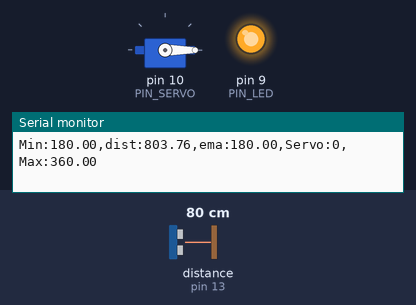
This sketch was run on a simulated Arduino Uno, built with avr-gcc and run on an emulated ATmega328P. On the bench: servo, output pins drawn as LEDs (lit = HIGH), the last lines printed to the serial monitor. Wiring (inferred from the names in the program): ultrasonic range finder: trigger pin 12; echo pin 13. Inputs (shaded band) come from the test bench; at power-on: distance to the obstacle (sensor on pin 13) 80 cm. The echo pulse lasts 58.3 µs per cm; pins used as bus, display or sensor lines are not drawn.

Above: at 1.2 s.
1.3 s: distance to the obstacle (sensor on pin 13) set to 39 cm
2.8 s: distance to the obstacle (sensor on pin 13) set to 31 cm
At 3.7 s:
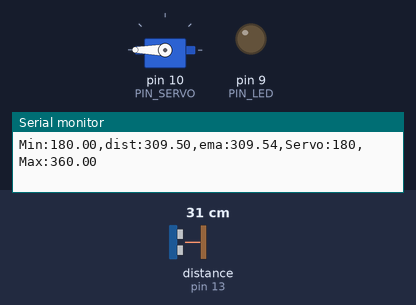
4.4 s: distance to the obstacle (sensor on pin 13) set to 2 cm
At 5.2 s:
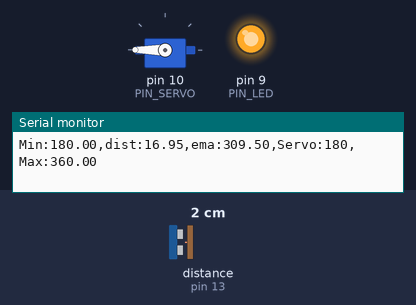
5.9 s: distance to the obstacle (sensor on pin 13) set to 35 cm
At 6.4 s:
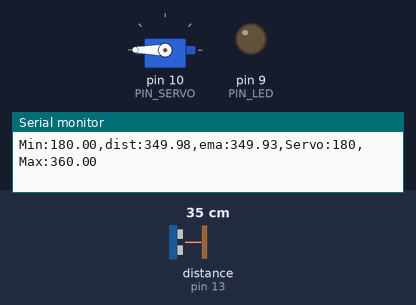
7.4 s: distance to the obstacle (sensor on pin 13) set to 4 cm
At 8.6 s:
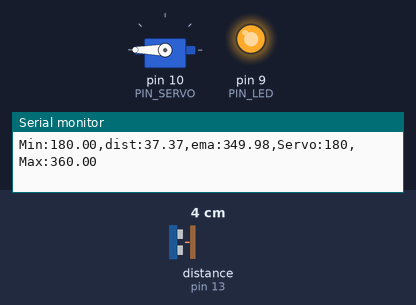
Timing chart, 0 to 9.9 s (numbered marks = the images above; inputs shaded):
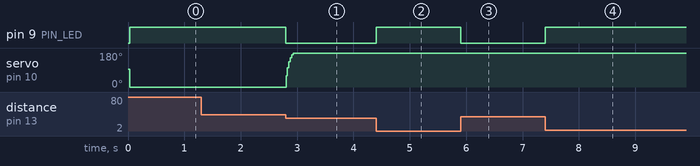

The sketch:

11_example_1.ino
```cpp
#include <Servo.h>

// Arduino pin assignment
#define PIN_LED   9   // LED active-low
#define PIN_TRIG  12  // sonar sensor TRIGGER
#define PIN_ECHO  13  // sonar sensor ECHO
#define PIN_SERVO 10  // servo motor

// configurable parameters for sonar
#define SND_VEL 346.0     // sound velocity at 24 celsius degree (unit: m/sec)
#define INTERVAL 25      // sampling interval (unit: msec)
#define PULSE_DURATION 10 // ultra-sound Pulse Duration (unit: usec)
#define _DIST_MIN 180.0   // minimum distance to be measured (unit: mm)
#define _DIST_MAX 360.0   // maximum distance to be measured (unit: mm)

#define TIMEOUT ((INTERVAL / 2) * 1000.0) // maximum echo waiting time (unit: usec)
#define SCALE (0.001 * 0.5 * SND_VEL) // coefficent to convert duration to distance

#define _EMA_ALPHA 0.3    // EMA weight of new sample (range: 0 to 1)
                          // Setting EMA to 1 effectively disables EMA filter.

// Target Distance
#define _TARGET_LOW  250.0
#define _TARGET_HIGH 290.0

// duty duration for myservo.writeMicroseconds()
// NEEDS TUNING (servo by servo)

#define _DUTY_MIN 500 // servo full clockwise position (0 degree)
#define _DUTY_NEU 1500 // servo neutral position (90 degree)
#define _DUTY_MAX 3500 // servo full counterclockwise position (180 degree)

// global variables
float  dist_ema, dist_prev = _DIST_MAX; // unit: mm
unsigned long last_sampling_time;       // unit: ms

Servo myservo;

void setup() {
  // initialize GPIO pins
  pinMode(PIN_LED, OUTPUT);
  pinMode(PIN_TRIG, OUTPUT);    // sonar TRIGGER
  pinMode(PIN_ECHO, INPUT);     // sonar ECHO
  digitalWrite(PIN_TRIG, LOW);  // turn-off Sonar

  myservo.attach(PIN_SERVO);
  myservo.writeMicroseconds(_DUTY_NEU);

  // initialize USS related variables
  dist_prev = _DIST_MIN; // raw distance output from USS (unit: mm)
  dist_ema  = _DIST_MIN;

  // initialize serial port
  Serial.begin(57600);
}

void loop() {
  float  dist_raw, dist_filtered;

  // wait until next sampling time.
  // millis() returns the number of milliseconds since the program started.
  // will overflow after 50 days.
  if (millis() < last_sampling_time + INTERVAL)
    return;

  // get a distance reading from the USS
  dist_raw = USS_measure(PIN_TRIG, PIN_ECHO);

  // the range filter
  if ((dist_raw == 0.0) || (dist_raw > _DIST_MAX)) {
      dist_filtered = dist_prev;
  } else if (dist_raw < _DIST_MIN) {
      dist_filtered = dist_prev;
  } else {    // In desired Range
      dist_filtered = dist_raw;
      dist_prev = dist_raw;
  }

  // Modify the below line to implement the EMA equation
  dist_ema = _EMA_ALPHA * dist_filtered + (1.0f - _EMA_ALPHA) * dist_ema;

  // adjust servo position according to the USS read value
  // add your code here!
  if ((dist_raw >= _DIST_MIN) && (dist_raw <= _DIST_MAX)) {
    digitalWrite(PIN_LED, LOW);   // ON (active-low)
  } else {
    digitalWrite(PIN_LED, HIGH);  // OFF
  }

  // 2) 거리(mm) → 각도(0~180°) 선형 매핑 (18cm→0°, 36cm→180°)
  float angle_deg;
  if (dist_ema <= _DIST_MIN) {
    angle_deg = 0.0f;
  } else if (dist_ema >= _DIST_MAX) {
    angle_deg = 180.0f;
  } else {
    angle_deg = (dist_ema - _DIST_MIN) * (180.0f / (_DIST_MAX - _DIST_MIN));
  }

  // 3) 각도 → 서보 듀티(μs) 변환 후 출력
  int duty = (int)(_DUTY_MIN + ((_DUTY_MAX - _DUTY_MIN) * (angle_deg / 180.0f)));
  if (duty < _DUTY_MIN) duty = _DUTY_MIN;
  if (duty > _DUTY_MAX) duty = _DUTY_MAX;
  myservo.writeMicroseconds(duty);

  // output the distance to the serial port
  Serial.print("Min:");    Serial.print(_DIST_MIN);
  Serial.print(",dist:");  Serial.print(dist_raw);
  Serial.print(",ema:");   Serial.print(dist_ema);
  Serial.print(",Servo:"); Serial.print(myservo.read());
  Serial.print(",Max:");   Serial.print(_DIST_MAX);
  Serial.println("");

  // update last sampling time
  last_sampling_time += INTERVAL;
}

// get a distance reading from USS. return value is in millimeter.
float USS_measure(int TRIG, int ECHO)
{
  digitalWrite(TRIG, HIGH);
  delayMicroseconds(PULSE_DURATION);
  digitalWrite(TRIG, LOW);

  return pulseIn(ECHO, HIGH, TIMEOUT) * SCALE; // unit: mm
}
```

Measured:
- the behaviour switches between 36 and 35 cm on distance to the obstacle (sensor on pin 13) (found by bisection; images 0 and 1)
- after the input at 2.8 s, pin 9 (PIN_LED): HIGH → LOW at once; servo on pin 10 (PIN_SERVO): 0° → 180° at once
- after the input at 4.4 s, pin 9 (PIN_LED): LOW → HIGH at once
- after the input at 5.9 s, pin 9 (PIN_LED): HIGH → LOW at once
- after the input at 7.4 s, pin 9 (PIN_LED): LOW → HIGH at once
